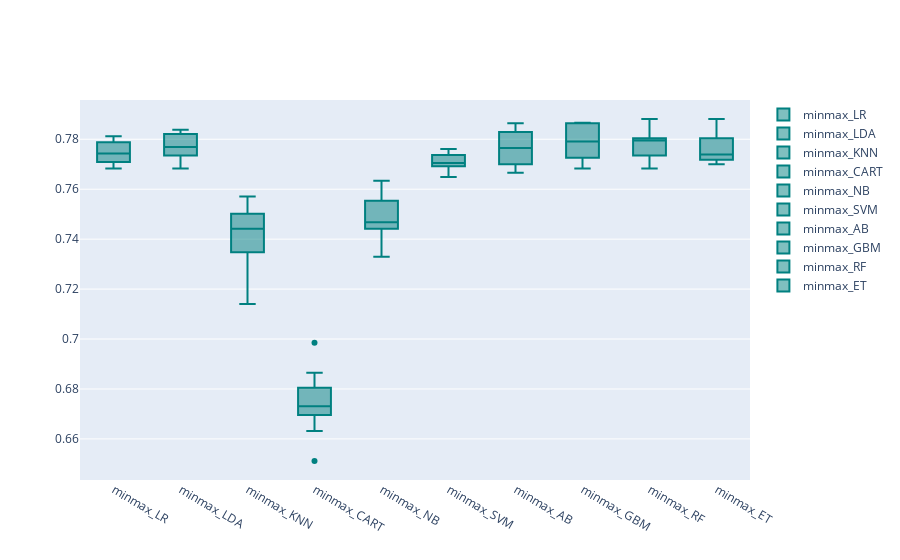

Write notebook code for a chart like this one.
### Markdown cell above
### 4.2.1 perform all models by using clean dataset deleting outliers

### Code cell
models = GetScaledModel('minmax')
names,results = BasedLine2(X_train_c, y_train_c,models)
PlotBoxR().PlotResult(names,results)

scaledScoreMinMax_c = ScoreDataFrame(names,results)
compareModels = pd.concat([basedLineScore,
                           scaledScoreStandard,
                          scaledScoreMinMax,
                          scaledScoreMinMax_c], axis=1)
compareModels

### Figure 1 — Plotly figure (JSON) as saved in the notebook; plotly's stock layout.template omitted (floating-point values rounded to 4 significant figures)
{"data": [{"marker": {"color": "rgb(0, 128, 128)"}, "name": "minmax_LR", "y": [0.7788, 0.7709, 0.7812, 0.7812, 0.7743, 0.7683, 0.7743, 0.7769, 0.7692, 0.7735], "type": "box"}, {"marker": {"color": "rgb(0, 128, 128)"}, "name": "minmax_LDA", "y": [0.7831, 0.7769, 0.7838, 0.7821, 0.7735, 0.77, 0.7778, 0.7769, 0.7683, 0.7761], "type": "box"}, {"marker": {"color": "rgb(0, 128, 128)"}, "name": "minmax_KNN", "y": [0.7341, 0.7485, 0.7442, 0.7571, 0.7502, 0.714, 0.7347, 0.7407, 0.7545, 0.7442], "type": "box"}, {"marker": {"color": "rgb(0, 128, 128)"}, "name": "minmax_CART", "y": [0.6695, 0.6804, 0.6701, 0.6632, 0.671, 0.6985, 0.6865, 0.6753, 0.6804, 0.6512], "type": "box"}, {"marker": {"color": "rgb(0, 128, 128)"}, "name": "minmax_NB", "y": [0.7633, 0.7407, 0.7554, 0.7571, 0.733, 0.7459, 0.7442, 0.7494, 0.7476, 0.745], "type": "box"}, {"marker": {"color": "rgb(0, 128, 128)"}, "name": "minmax_SVM", "y": [0.7737, 0.7761, 0.7743, 0.7674, 0.7692, 0.7649, 0.7692, 0.77, 0.7709, 0.7709], "type": "box"}, {"marker": {"color": "rgb(0, 128, 128)"}, "name": "minmax_AB", "y": [0.7849, 0.77, 0.7829, 0.7778, 0.7666, 0.7674, 0.77, 0.7864, 0.7795, 0.7752], "type": "box"}, {"marker": {"color": "rgb(0, 128, 128)"}, "name": "minmax_GBM", "y": [0.7866, 0.7786, 0.7864, 0.7769, 0.7795, 0.7709, 0.7726, 0.7864, 0.7683, 0.7821], "type": "box"}, {"marker": {"color": "rgb(0, 128, 128)"}, "name": "minmax_RF", "y": [0.7857, 0.7804, 0.7786, 0.7735, 0.7804, 0.7683, 0.7804, 0.7881, 0.7735, 0.7769], "type": "box"}, {"marker": {"color": "rgb(0, 128, 128)"}, "name": "minmax_ET", "y": [0.7788, 0.7812, 0.7881, 0.7726, 0.7735, 0.77, 0.7717, 0.7804, 0.7717, 0.7743], "type": "box"}], "layout": {}}
